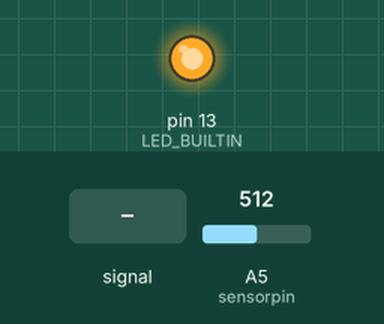
Simulated run of this sketch. Board: Arduino Uno, built with avr-gcc and run on an emulated ATmega328P. Shown: output pins drawn as LEDs (lit = HIGH). The inputs (shaded band) are chosen by the test bench; at power-on: A5 (sensorpin) = 512. What the sketch prints to the serial monitor is not drawn.

Above: at 1.2 s.
1.3 s: A5 (sensorpin) set to 139
4.3 s: A5 (sensorpin) set to 122
At 5.1 s:
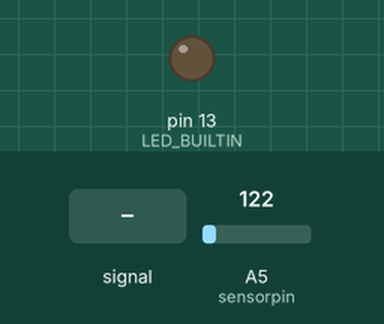
5.8 s: A5 (sensorpin) fed a 200 Hz sine of ±81 counts around its level
At 6.7 s:
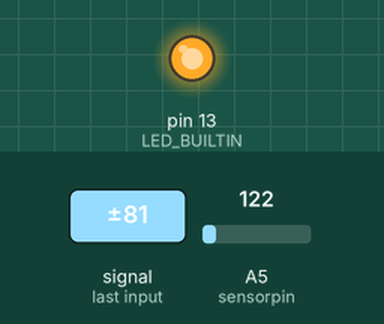
8.8 s: A5 (sensorpin) set to 0
At 9.6 s:
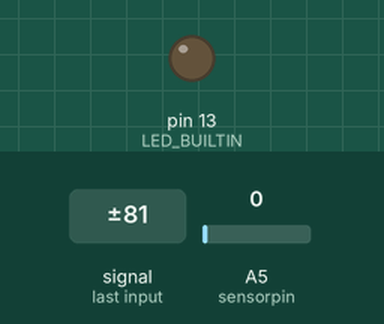
10.3 s: A5 (sensorpin) set to 140
At 11.2 s:
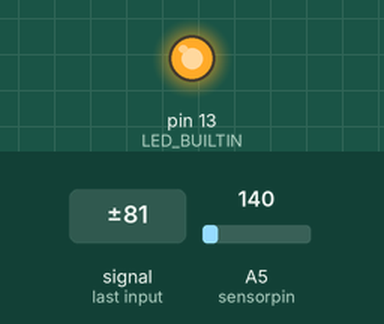
Timing chart, 0 to 12.8 s (numbered marks = the images above; inputs shaded):
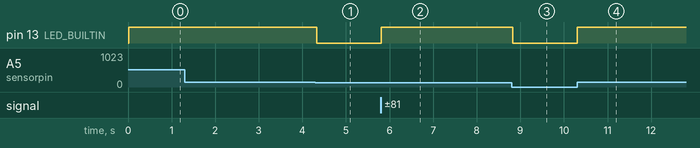

The sketch:

micro_clignote.ino
```cpp
int sensorpin = A5;
int sensorValue;
int values[120] ;
boolean sup;

void setup() {
  Serial.begin(9600);
  pinMode(LED_BUILTIN, OUTPUT);
}

void loop() {
    sup = false;
    for(int i=0; i<119; i++) {
      sensorValue = analogRead(sensorpin);
      values[i] = sensorValue;
    }

    for(int i=0; i<119; i++) {
      if (values[i] > 130) {
        sup = true;
      }
    }

    if (sup) {
      Serial.println("DETECT");
      digitalWrite(LED_BUILTIN, HIGH);
    } else {
      digitalWrite(LED_BUILTIN, LOW);
    }

}
```

Measured:
- the behaviour switches between 131 and 130 on A5 (sensorpin) (found by bisection; images 0 and 1)
- after the input at 1.3 s, every drawn part: stays the same
- after the input at 4.3 s, pin 13 (LED_BUILTIN): HIGH → LOW at once
- after the input at 5.8 s, pin 13 (LED_BUILTIN): LOW → HIGH at once
- after the input at 8.8 s, pin 13 (LED_BUILTIN): HIGH → LOW at once
- after the input at 10.3 s, pin 13 (LED_BUILTIN): LOW → HIGH at once
